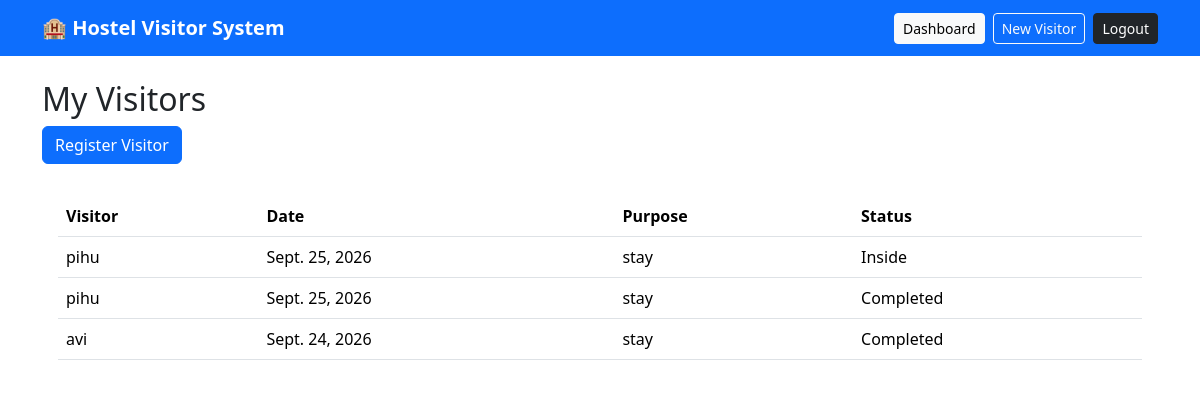
Page /visitors/my-visitors/ (signed in) on the committed database.
### visitors/models.py (models this page shows, shortened)
class VisitorRequest(models.Model):
    STATUS=[('Pending','Pending'),('Approved','Approved'),('Rejected','Rejected'),('Inside','Inside'),('Completed','Completed')]
    student=models.ForeignKey(Student,on_delete=models.CASCADE,related_name='visitor_requests')
    visitor=models.ForeignKey(Visitor,on_delete=models.CASCADE,related_name='requests')
    purpose=models.TextField()
    visit_date=models.DateField()
    status=models.CharField(max_length=20,choices=STATUS,default='Pending')
    entry_time=models.DateTimeField(null=True,blank=True)
    exit_time=models.DateTimeField(null=True,blank=True)
    created_at=models.DateTimeField(auto_now_add=True)
    class Meta: ordering=['-created_at']

class Visitor(models.Model):
    name=models.CharField(max_length=100)
    phone=models.CharField(max_length=20)
    email=models.EmailField(blank=True)
    id_proof=models.CharField(max_length=100)
    created_at=models.DateTimeField(auto_now_add=True)

### visitors/views.py (the view)
# urls.py: path('my-visitors/',views.student_visitors,name='student_visitors'),
@login_required
def student_visitors(request):
    student=getattr(request.user,'student_profile',None)
    if not student: return redirect('home')
    return render(request,'visitors/student_visitors.html',{'requests':VisitorRequest.objects.filter(student=student)})

### templates/visitors/student_visitors.html
{% extends 'base.html' %}{% block content %}<h2>My Visitors</h2><a class="btn btn-primary mb-3" href="/visitors/register/">Register Visitor</a><div class="card"><div class="card-body table-responsive"><table class="table"><tr><th>Visitor</th><th>Date</th><th>Purpose</th><th>Status</th></tr>{% for r in requests %}<tr><td>{{r.visitor.name}}</td><td>{{r.visit_date}}</td><td>{{r.purpose}}</td><td>{{r.status}}</td></tr>{% empty %}<tr><td colspan="4">No requests.</td></tr>{% endfor %}</table></div></div>{% endblock %}

### static/css/style.css (style rules this page uses)
body { font-family:system-ui,-apple-system,Segoe UI,Roboto,sans-serif }
.card { border:0;border-radius:14px }
.table { vertical-align:middle }

### rows in the picture
VisitorRequest: visitor.name "pihu", visit_date "Sept. 25, 2026", purpose "stay", status "Inside"
VisitorRequest: visitor.name "pihu", visit_date "Sept. 25, 2026", purpose "stay", status "Completed"
VisitorRequest: visitor.name "avi", visit_date "Sept. 24, 2026", purpose "stay", status "Completed"
